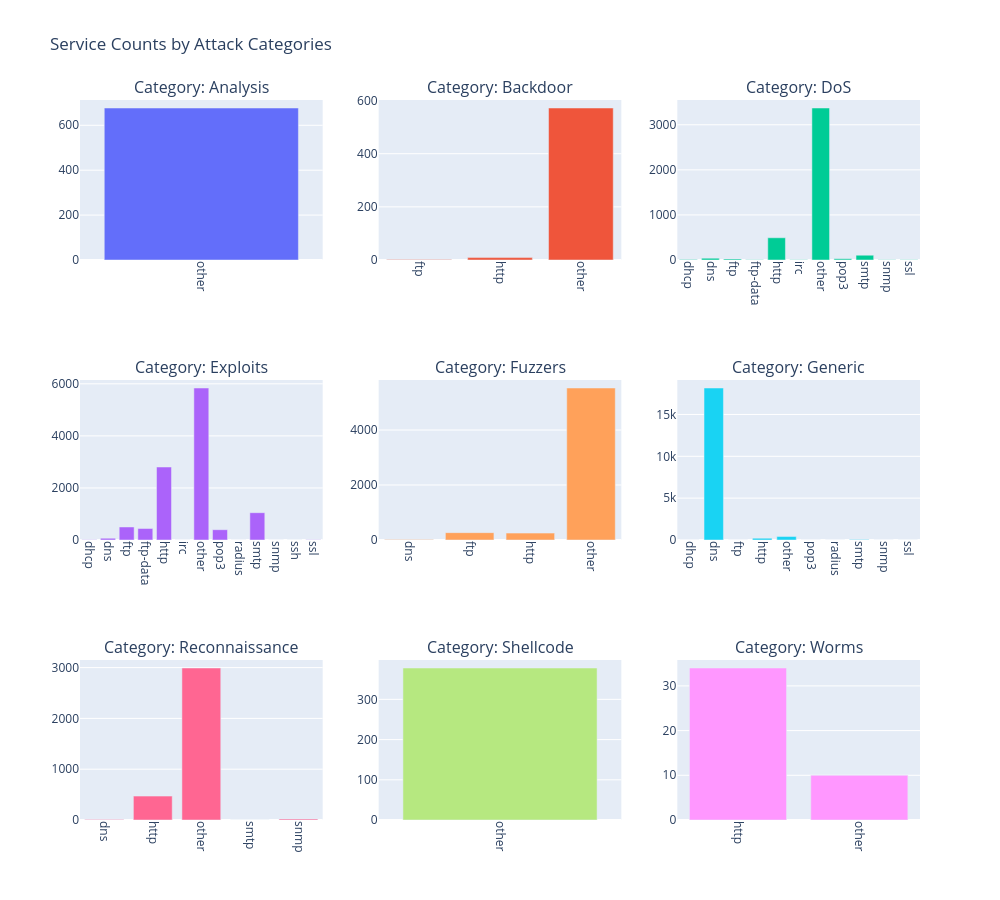

Notebook cell for this chart:
### Code cell
if {'sbytes', 'attack_cat'}.issubset(df.columns):
    plt.figure(figsize=(10, 8))
    ax = sns.kdeplot(
        x='sbytes',
        hue='attack_cat',
        log_scale=True,
        data=df[df['attack_cat'] != 'normal']
    )
    ax.set_title('Distribution of Source Bytes by Attack Category')
    ax.set_xlabel('Source to Destination Transaction Bytes')
    ax.set_ylabel('Density')
    plt.xticks(rotation=45)
    plt.show()

# Subplots: service usage by attack categories (safe colors, safe layout)
if {'attack_cat', 'service'}.issubset(df.columns):
    df_attacks_cat_services = (
        df[df['attack_cat'] != 'normal']
        .groupby(['attack_cat', 'service'])
        .size()
        .reset_index(name='Count')
    )

    categories = ['Analysis', 'Backdoor', 'DoS', 'Exploits', 'Fuzzers',
                  'Generic', 'Reconnaissance', 'Shellcode', 'Worms']

    fig = make_subplots(
        rows=3, cols=3,
        subplot_titles=[f"Category: {cat}" for cat in categories]
    )
    positions = [(r, c) for r in range(1, 4) for c in range(1, 4)]

    for i, category in enumerate(categories):
        df_filtered = df_attacks_cat_services[df_attacks_cat_services['attack_cat'] == category]
        fig.add_trace(
            go.Bar(
                x=df_filtered['service'],
                y=df_filtered['Count'],
                name=category
            ),
            row=positions[i][0],
            col=positions[i][1]
        )

    fig.update_layout(
        height=900,
        width=1000,
        title_text="Service Counts by Attack Categories",
        showlegend=False
    )
    fig.update_xaxes(tickangle=90)
    fig.show()

### Figure 1 — Plotly figure (JSON) as saved in the notebook; plotly's stock layout.template omitted (floating-point values rounded to 4 significant figures)
{"data": [{"name": "Analysis", "type": "bar", "x": ["other"], "xaxis": "x", "y": [677], "yaxis": "y"}, {"name": "Backdoor", "type": "bar", "x": ["ftp", "http", "other"], "xaxis": "x2", "y": [2, 9, 572], "yaxis": "y2"}, {"name": "DoS", "type": "bar", "x": ["dhcp", "dns", "ftp", "ftp-data", "http", "irc", "other", "pop3", "smtp", "snmp", "ssl"], "xaxis": "x3", "y": [9, 40, 23, 6, 493, 3, 3372, 26, 107, 6, 4], "yaxis": "y3"}, {"name": "Exploits", "type": "bar", "x": ["dhcp", "dns", "ftp", "ftp-data", "http", "irc", "other", "pop3", "radius", "smtp", "snmp", "ssh", "ssl"], "xaxis": "x4", "y": [12, 68, 500, 441, 2804, 2, 5839, 396, 2, 1049, 2, 4, 13], "yaxis": "y4"}, {"name": "Fuzzers", "type": "bar", "x": ["dns", "ftp", "http", "other"], "xaxis": "x5", "y": [17, 267, 251, 5527], "yaxis": "y5"}, {"name": "Generic", "type": "bar", "x": ["dhcp", "dns", "ftp", "http", "other", "pop3", "radius", "smtp", "snmp", "ssl"], "xaxis": "x6", "y": [5, 18162, 2, 213, 411, 1, 5, 58, 1, 13], "yaxis": "y6"}, {"name": "Reconnaissance", "type": "bar", "x": ["dns", "http", "other", "smtp", "snmp"], "xaxis": "x7", "y": [12, 470, 2992, 2, 20], "yaxis": "y7"}, {"name": "Shellcode", "type": "bar", "x": ["other"], "xaxis": "x8", "y": [378], "yaxis": "y8"}, {"name": "Worms", "type": "bar", "x": ["http", "other"], "xaxis": "x9", "y": [34, 10], "yaxis": "y9"}], "layout": {"annotations": [{"font": {"size": 16}, "showarrow": false, "text": "Category: Analysis", "x": 0.1444, "xanchor": "center", "xref": "paper", "y": 1, "yanchor": "bottom", "yref": "paper"}, {"font": {"size": 16}, "showarrow": false, "text": "Category: Backdoor", "x": 0.5, "xanchor": "center", "xref": "paper", "y": 1, "yanchor": "bottom", "yref": "paper"}, {"font": {"size": 16}, "showarrow": false, "text": "Category: DoS", "x": 0.8556, "xanchor": "center", "xref": "paper", "y": 1, "yanchor": "bottom", "yref": "paper"}, {"font": {"size": 16}, "showarrow": false, "text": "Category: Exploits", "x": 0.1444, "xanchor": "center", "xref": "paper", "y": 0.6111, "yanchor": "bottom", "yref": "paper"}, {"font": {"size": 16}, "showarrow": false, "text": "Category: Fuzzers", "x": 0.5, "xanchor": "center", "xref": "paper", "y": 0.6111, "yanchor": "bottom", "yref": "paper"}, {"font": {"size": 16}, "showarrow": false, "text": "Category: Generic", "x": 0.8556, "xanchor": "center", "xref": "paper", "y": 0.6111, "yanchor": "bottom", "yref": "paper"}, {"font": {"size": 16}, "showarrow": false, "text": "Category: Reconnaissance", "x": 0.1444, "xanchor": "center", "xref": "paper", "y": 0.2222, "yanchor": "bottom", "yref": "paper"}, {"font": {"size": 16}, "showarrow": false, "text": "Category: Shellcode", "x": 0.5, "xanchor": "center", "xref": "paper", "y": 0.2222, "yanchor": "bottom", "yref": "paper"}, {"font": {"size": 16}, "showarrow": false, "text": "Category: Worms", "x": 0.8556, "xanchor": "center", "xref": "paper", "y": 0.2222, "yanchor": "bottom", "yref": "paper"}], "height": 900, "showlegend": false, "title": {"text": "Service Counts by Attack Categories"}, "width": 1000, "xaxis": {"anchor": "y", "domain": [0, 0.2889], "tickangle": 90}, "xaxis2": {"anchor": "y2", "domain": [0.3556, 0.6444], "tickangle": 90}, "xaxis3": {"anchor": "y3", "domain": [0.7111, 1], "tickangle": 90}, "xaxis4": {"anchor": "y4", "domain": [0, 0.2889], "tickangle": 90}, "xaxis5": {"anchor": "y5", "domain": [0.3556, 0.6444], "tickangle": 90}, "xaxis6": {"anchor": "y6", "domain": [0.7111, 1], "tickangle": 90}, "xaxis7": {"anchor": "y7", "domain": [0, 0.2889], "tickangle": 90}, "xaxis8": {"anchor": "y8", "domain": [0.3556, 0.6444], "tickangle": 90}, "xaxis9": {"anchor": "y9", "domain": [0.7111, 1], "tickangle": 90}, "yaxis": {"anchor": "x", "domain": [0.7778, 1]}, "yaxis2": {"anchor": "x2", "domain": [0.7778, 1]}, "yaxis3": {"anchor": "x3", "domain": [0.7778, 1]}, "yaxis4": {"anchor": "x4", "domain": [0.3889, 0.6111]}, "yaxis5": {"anchor": "x5", "domain": [0.3889, 0.6111]}, "yaxis6": {"anchor": "x6", "domain": [0.3889, 0.6111]}, "yaxis7": {"anchor": "x7", "domain": [0, 0.2222]}, "yaxis8": {"anchor": "x8", "domain": [0, 0.2222]}, "yaxis9": {"anchor": "x9", "domain": [0, 0.2222]}}}
